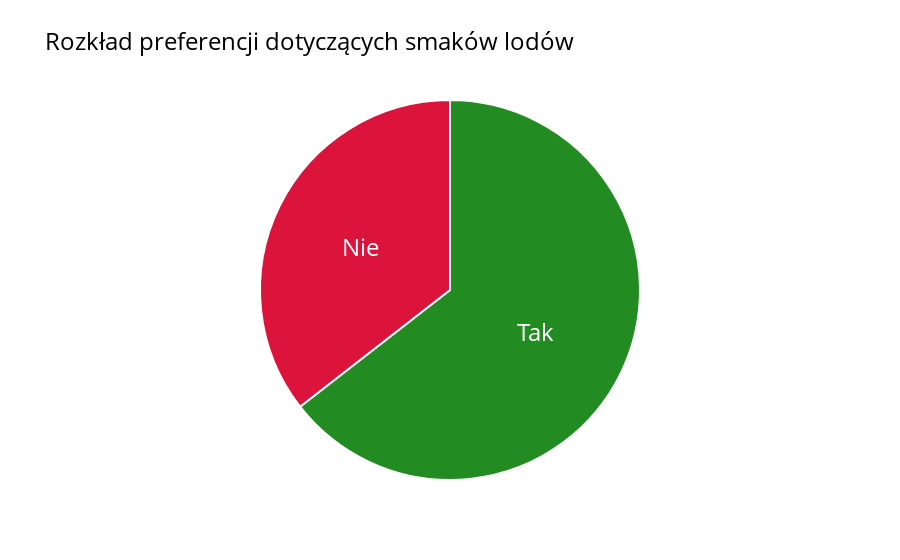

Here is the notebook cell this chart was saved with:
### Markdown cell above
Zadanie 1.
Napisz program, który utworzy wykres kołowy prezentujący odpowiedzi quizu (`Tak`, `Nie`).

### Code cell
fig = px.pie(quiz, values='Wartość', names='Odpowiedź',
             title='Rozkład preferencji dotyczących smaków lodów')

fig.update_traces(textposition='inside', textinfo='label', marker_colors=['rgb(34, 139, 34)', 'rgb(220, 20, 60)'],
                  marker_line_color='white', marker_line_width=2)

fig.update_layout(showlegend=False, title_font_color='black', title_font_size=24, font_color='white', font_size=24)

fig.show()

### Figure 1 — Plotly figure (JSON) as saved in the notebook; plotly's stock layout.template omitted (floating-point values rounded to 4 significant figures)
{"data": [{"domain": {"x": [0, 1], "y": [0, 1]}, "hovertemplate": "Odpowiedź=%{label}<br>Wartość=%{value}<extra></extra>", "labels": ["Tak", "Nie"], "legendgroup": "", "marker": {"colors": ["rgb(34, 139, 34)", "rgb(220, 20, 60)"], "line": {"color": "white", "width": 2}}, "name": "", "showlegend": true, "textinfo": "label", "textposition": "inside", "type": "pie", "values": [4532, 2497]}], "layout": {"font": {"color": "white", "size": 24}, "legend": {"tracegroupgap": 0}, "showlegend": false, "title": {"font": {"color": "black", "size": 24}, "text": "Rozkład preferencji dotyczących smaków lodów"}}}
